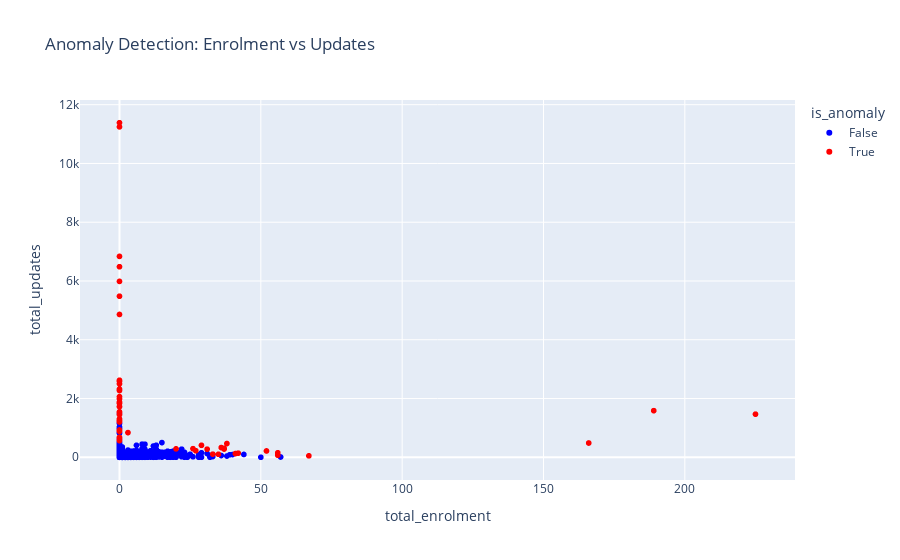

The code cell stored with this chart in its notebook:
### Markdown cell above
## 5.2 Visualizing Anomalies

### Code cell
import plotly.express as px

# Subsample for plotting if too large
plot_data = df_anom.sample(n=min(5000, len(df_anom)), random_state=42)

fig = px.scatter(plot_data, x="total_enrolment", y="total_updates", color="is_anomaly", 
                 title="Anomaly Detection: Enrolment vs Updates",
                 color_discrete_map={True: 'red', False: 'blue'})
fig.show()

### Figure 1 — Plotly figure (JSON) as saved in the notebook; plotly's stock layout.template omitted (floating-point values rounded to 4 significant figures; data arrays with more than 128 entries replaced by an {"elided": "..."} marker saying what was removed)
{"data": [{"hovertemplate": "is_anomaly=False<br>total_enrolment=%{x}<br>total_updates=%{y}<extra></extra>", "legendgroup": "False", "marker": {"color": "blue", "symbol": "circle"}, "mode": "markers", "name": "False", "showlegend": true, "type": "scattergl", "x": {"elided": "4947 int values"}, "xaxis": "x", "y": {"elided": "4947 int values"}, "yaxis": "y"}, {"hovertemplate": "is_anomaly=True<br>total_enrolment=%{x}<br>total_updates=%{y}<extra></extra>", "legendgroup": "True", "marker": {"color": "red", "symbol": "circle"}, "mode": "markers", "name": "True", "showlegend": true, "type": "scattergl", "x": [0, 0, 67, 0, 0, 0, 0, 189, 27, 0, 0, 0, 38, 52, 0, 56, 0, 0, 0, 0, 225, 166, 3, 0, 0, 0, 0, 0, 0, 37, 0, 31, 56, 29, 35, 33, 0, 20, 41, 26, 0, 36, 42, 0, 37, 0, 0, 0, 0, 0, 0, 0, 0], "xaxis": "x", "y": [2270, 2063, 48, 1248, 1843, 5986, 5481, 1586, 221, 2321, 6837, 1882, 467, 214, 566, 69, 2582, 1988, 636, 928, 1467, 485, 839, 2621, 1305, 1547, 1200, 1448, 11246, 302, 4860, 276, 152, 406, 101, 105, 1248, 285, 126, 293, 1722, 330, 139, 11386, 280, 6485, 680, 880, 2499, 1516, 1835, 1724, 914], "yaxis": "y"}], "layout": {"legend": {"title": {"text": "is_anomaly"}, "tracegroupgap": 0}, "title": {"text": "Anomaly Detection: Enrolment vs Updates"}, "xaxis": {"anchor": "y", "domain": [0, 1], "title": {"text": "total_enrolment"}}, "yaxis": {"anchor": "x", "domain": [0, 1], "title": {"text": "total_updates"}}}}
